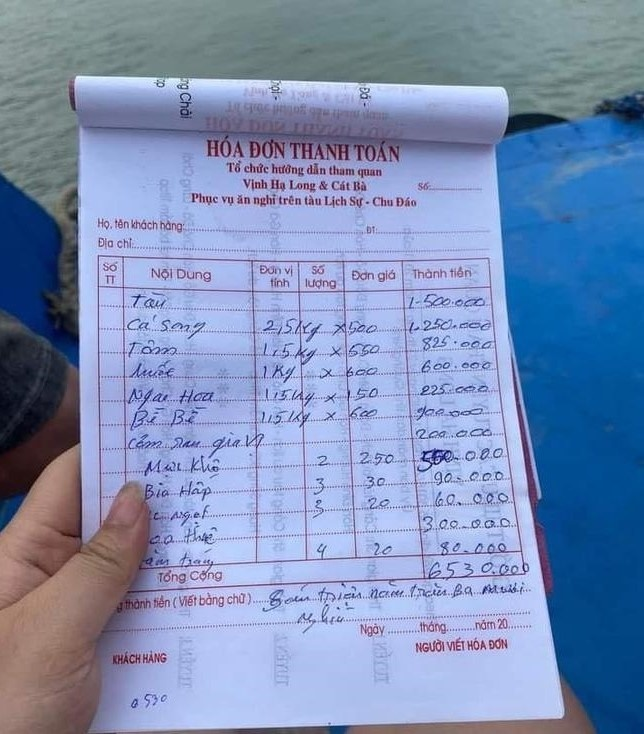
#> input picture src/ocr-spike/data/real/images/bill_real_01.jpg, 644 x 734 px
$ python -i preprocess.py   (imports and definitions only)
#> lines starting #> are read from the running program, lines starting #| are printed output that depends on the picture; after the words box and inside, x2 and y2 are one past the last pixel; in counts of white or black regions, pixels touching at a corner belong together
#> in prepare, img is the input picture: shape (734, 644, 3); mean B, G, R 181.6, 142.4, 123.5
"""Standard document clean-up before classic OCR: find the paper, flatten the
perspective, even out the light. Gemini gets the original photo."""
import cv2
import numpy as np


def order_corners(pts):
    pts = pts.reshape(4, 2).astype(np.float32)
    s, d = pts.sum(1), np.diff(pts, axis=1).ravel()
    return np.float32([pts[np.argmin(s)], pts[np.argmin(d)], pts[np.argmax(s)], pts[np.argmax(d)]])


def flatten_document(img):
    gray = cv2.cvtColor(img, cv2.COLOR_BGR2GRAY)
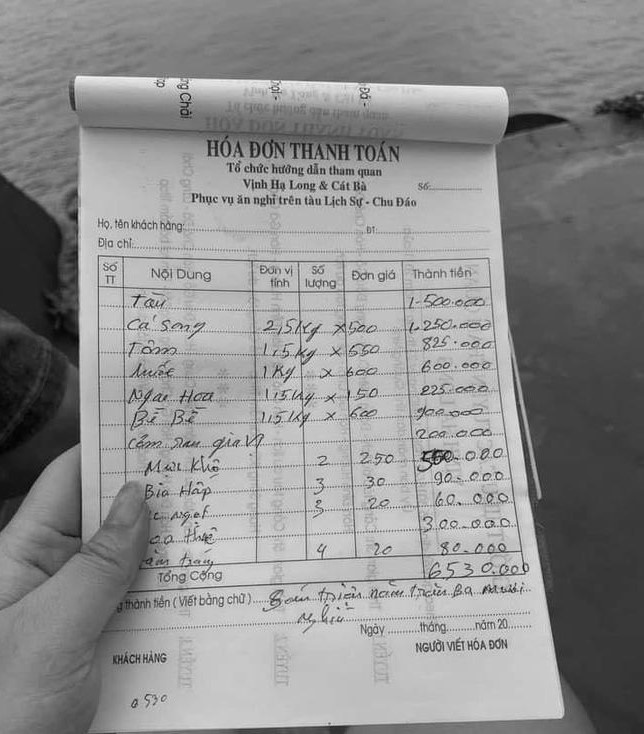
#> gray: shape (734, 644); min 2, max 250, mean 141.2
    blur = cv2.GaussianBlur(gray, (7, 7), 0)
    _, mask = cv2.threshold(blur, 0, 255, cv2.THRESH_BINARY + cv2.THRESH_OTSU)
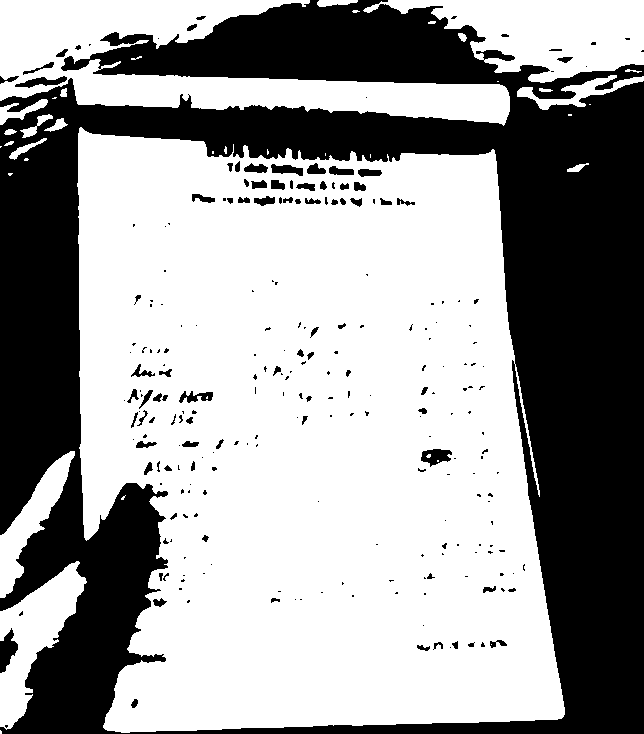
#> mask: shape (734, 644); 61.5% white; 244 black regions (161 under 20 px), largest, box (x1, y1, x2, y2) and area: (0, 0, 644, 734) 175331, (0, 628, 18, 673) 456, (421, 449, 452, 467) 345
    mask = cv2.morphologyEx(mask, cv2.MORPH_CLOSE, np.ones((25, 25), np.uint8))
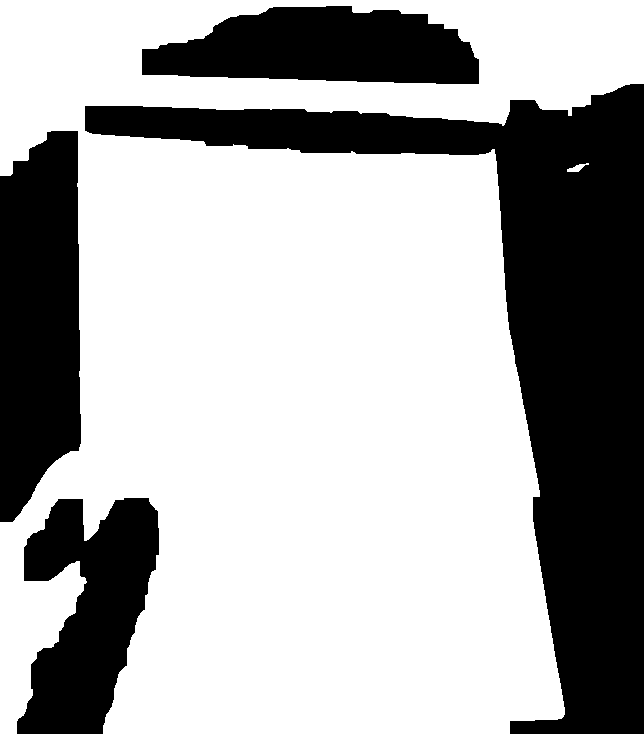
#> mask: shape (734, 644); 66.7% white; 4 black regions
    contours, _ = cv2.findContours(mask, cv2.RETR_EXTERNAL, cv2.CHAIN_APPROX_SIMPLE)
#> contours = 2 contours; box (x1, y1, x2, y2) and area: (0, 0, 644, 734) 332454, (567, 163, 589, 172) 70
    if not contours:
        return img
    page = max(contours, key=cv2.contourArea)
#> page = contour of 678 points, box (x1, y1, x2, y2) (0, 0, 644, 734), area 332454
    if cv2.contourArea(page) < 0.2 * img.shape[0] * img.shape[1]:
        return img
    quad = cv2.approxPolyDP(page, 0.02 * cv2.arcLength(page, True), True)
#> quad = contour of 10 points, box (x1, y1, x2, y2) (0, 0, 644, 734), area 360852
    if len(quad) != 4:
        quad = cv2.boxPoints(cv2.minAreaRect(page))
#> quad = [[643, 733], [6.1e-05, 733], [6.1e-05, 0], [643, 0]]
    tl, tr, br, bl = order_corners(quad)
#> in order_corners, `pts = pts.reshape(4, 2).astype(np.float32)`: pts has the same summary as quad in flatten_document
#> in order_corners, `s, d = pts.sum(1), np.diff(pts, axis=1).ravel()`: s = [1376, 733, 6.1e-05, 643]; d = [90, 733, -6.1e-05, -643]
#> tl = [6.1e-05, 0]; tr = [643, 0]; br = [643, 733]; bl = [6.1e-05, 733]
    w = int(max(np.linalg.norm(tr - tl), np.linalg.norm(br - bl)))
#> w = 642
    h = int(max(np.linalg.norm(bl - tl), np.linalg.norm(br - tr)))
#> h = 732
    m = cv2.getPerspectiveTransform(np.float32([tl, tr, br, bl]), np.float32([[0, 0], [w, 0], [w, h], [0, h]]))
#> m = [[0.998, 0, -6.09e-05], [0, 0.999, 0], [0, 0, 1]]
    return cv2.warpPerspective(img, m, (w, h))


def even_light(img):
    lab = cv2.cvtColor(img, cv2.COLOR_BGR2LAB)
#> lab: shape (732, 642, 3); mean of channels 0, 1, 2 150.6, 133.1, 106
    l, a, b = cv2.split(lab)
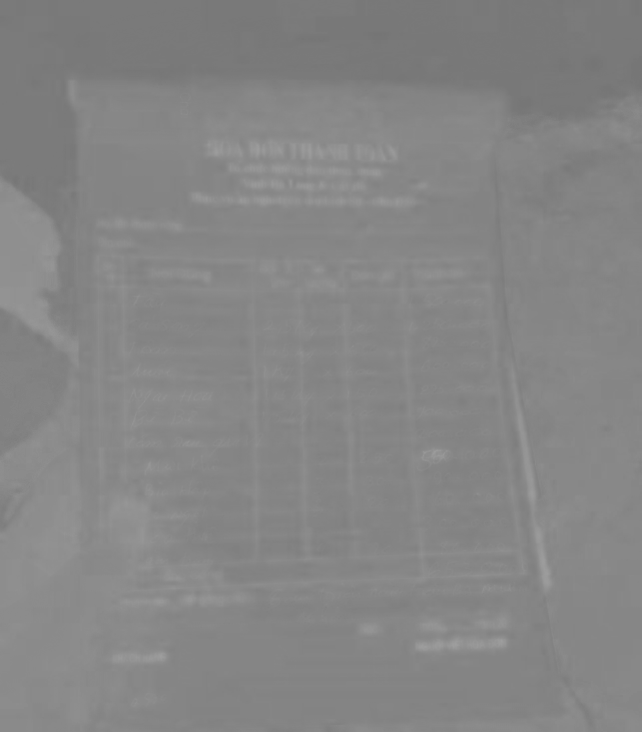
#> a: shape (732, 642); min 117, max 158, mean 133.1
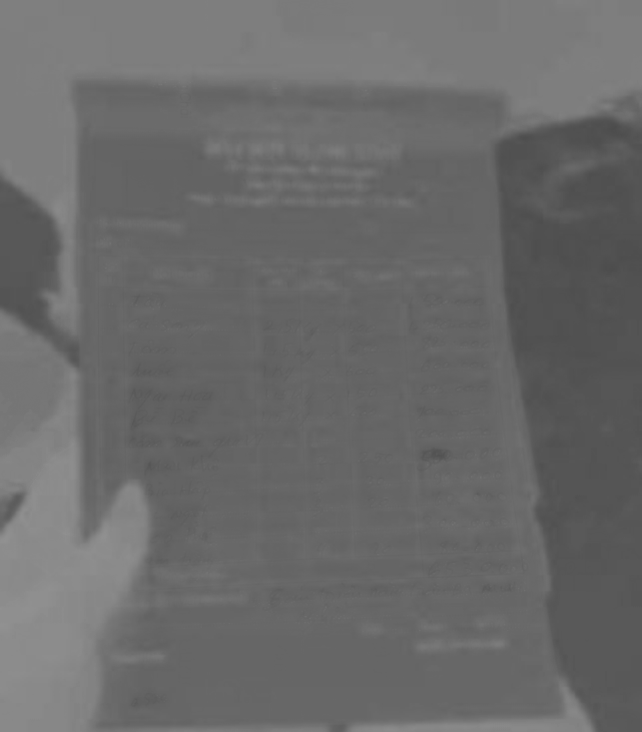
#> b: shape (732, 642); min 76, max 145, mean 106
    l = cv2.createCLAHE(clipLimit=2.0, tileGridSize=(8, 8)).apply(l)
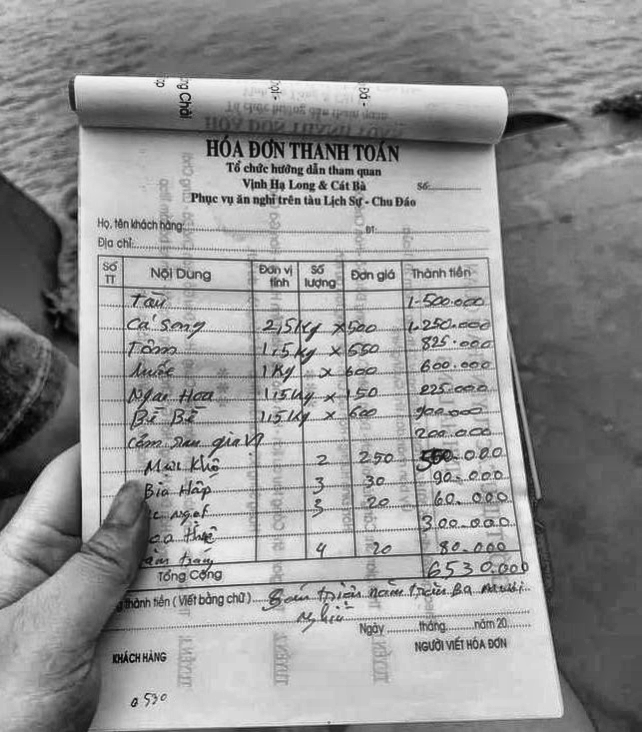
#> l: shape (732, 642); min 1, max 251, mean 148.5
    return cv2.cvtColor(cv2.merge([l, a, b]), cv2.COLOR_LAB2BGR)
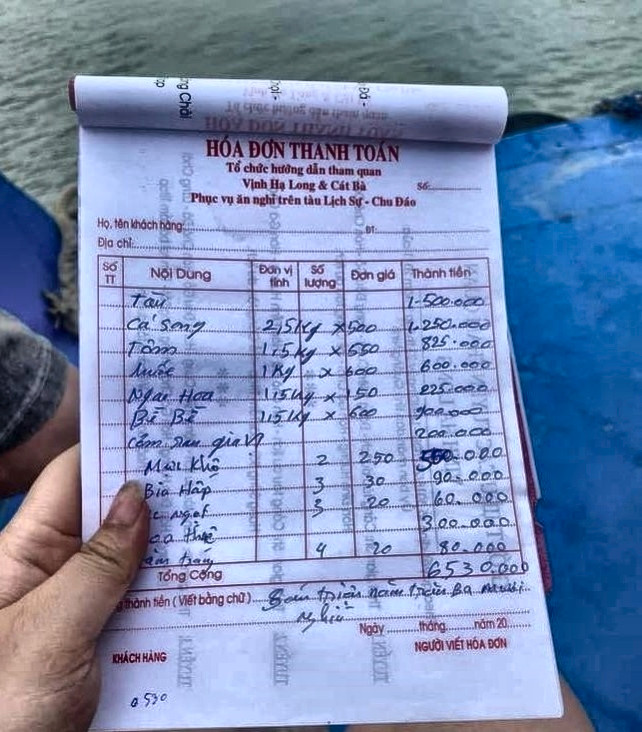
#> returned value: shape (732, 642, 3); mean B, G, R 179.3, 141.1, 122.9


def prepare(src_path, dst_path):
    img = cv2.imread(str(src_path))
    out = even_light(flatten_document(img))
    cv2.imwrite(str(dst_path), out, [cv2.IMWRITE_JPEG_QUALITY, 95])

>>> result = prepare('data/real/images/bill_real_01.jpg', 'out.png')

$ run again, on src/ocr-spike/data/real/images/bill_real_03.jpg
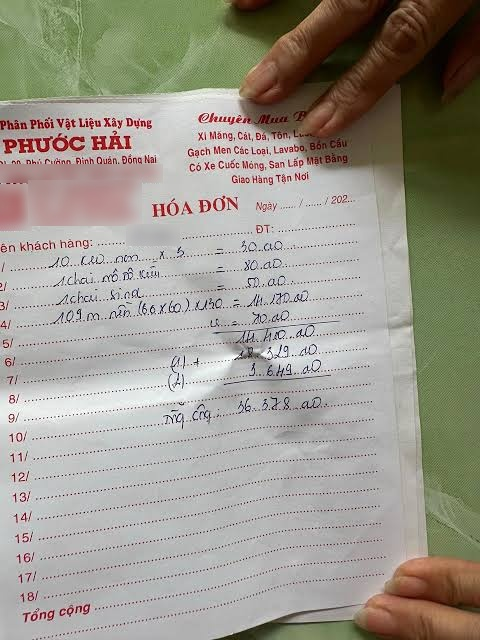
#> input picture src/ocr-spike/data/real/images/bill_real_03.jpg, 480 x 640 px
#> in prepare, img is the input picture: shape (640, 480, 3); mean B, G, R 140.6, 151.4, 155.7
#> in flatten_document, `mask = cv2.morphologyEx(mask, cv2.MORPH_CLOSE, np.ones((25, 25), np.ui..`:
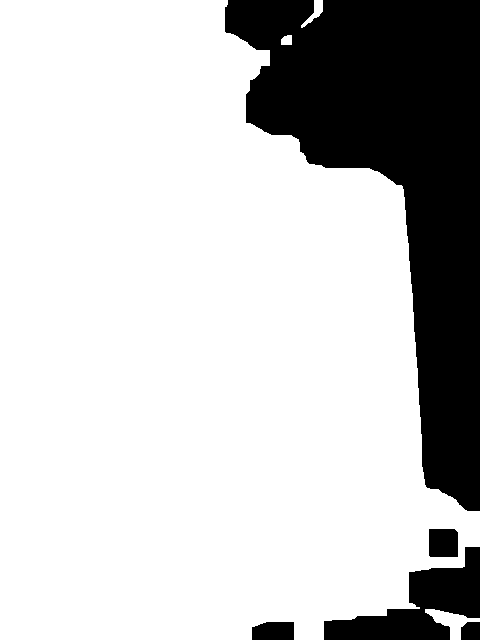
#> mask: shape (640, 480); 78.1% white; 5 black regions
#> contours = 4 contours; box (x1, y1, x2, y2) and area: (0, 0, 480, 640) 238680, (425, 609, 480, 640) 595, (301, 0, 323, 28) 176, (281, 35, 292, 45) 80
#> page = contour of 236 points, box (x1, y1, x2, y2) (0, 0, 480, 640), area 238680
#> in flatten_document, `quad = cv2.approxPolyDP(page, 0.02 * cv2.arcLength(page, True), True)`: quad = [[0, 0], [0, 639], [419, 608], [479, 511], [424, 484], [402, 186], [245, 122], [227, 0]]
#> in flatten_document, `quad = cv2.boxPoints(cv2.minAreaRect(page))`: quad = [[479, 639], [-1.96e-14, 639], [0, 0], [479, 0]]
#> s = [1118, 639, 0, 479]; d = [160, 639, 0, -479]
#> tl = [0, 0]; tr = [479, 0]; br = [479, 639]; bl = [-1.96e-14, 639]
#> w = 479
#> h = 639
#> m = [[1, 3.06e-17, 0], [0, 1, 0], [0, -1.22e-19, 1]]
#> lab: shape (639, 479, 3); mean of channels 0, 1, 2 158.7, 128.1, 134.9
#> in even_light, `return cv2.cvtColor(cv2.merge([l, a, b]), cv2.COLOR_LAB2BGR)`:
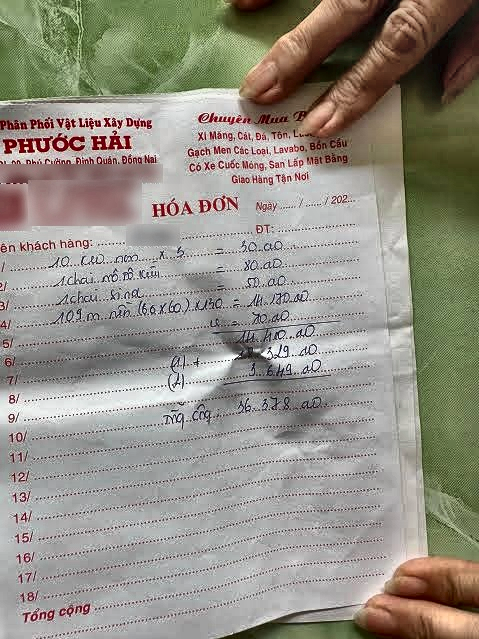
#> returned value: shape (639, 479, 3); mean B, G, R 133.1, 143.8, 148.2

$ run again, on src/ocr-spike/data/real/images/bill_real_04.jpg
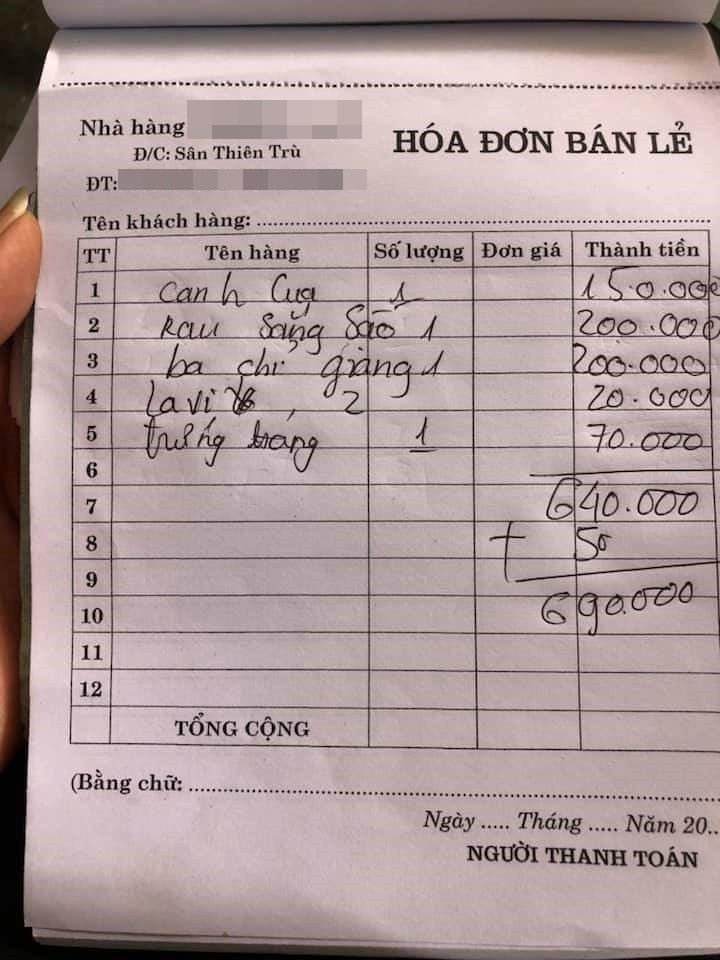
#> input picture src/ocr-spike/data/real/images/bill_real_04.jpg, 720 x 960 px
#> in prepare, img is the input picture: shape (960, 720, 3); mean B, G, R 156.9, 156.1, 174.3
#> contours = 4 contours, 1 with area under 20; largest, box (x1, y1, x2, y2) and area: (0, 36, 720, 960) 616588, (0, 679, 2, 714) 31, (122, 0, 151, 2) 28
#> page = contour of 204 points, box (x1, y1, x2, y2) (0, 36, 720, 960), area 616588
#> quad = [[719, 36], [50, 48], [32, 899], [719, 959]]
#> s = [755, 98, 931, 1678]; d = [-683, -2, 867, 240]
#> tl = [50, 48]; tr = [719, 36]; br = [719, 959]; bl = [32, 899]
#> w = 689
#> h = 923
#> m = [[1.12, 0.0238, -57.35], [0.0201, 1.12, -54.91], [0.000125, 3.45e-05, 1]]
#> lab: shape (923, 689, 3); mean of channels 0, 1, 2 178, 134.9, 129.5
#> in even_light, `l = cv2.createCLAHE(clipLimit=2.0, tileGridSize=(8, 8)).apply(l)`:
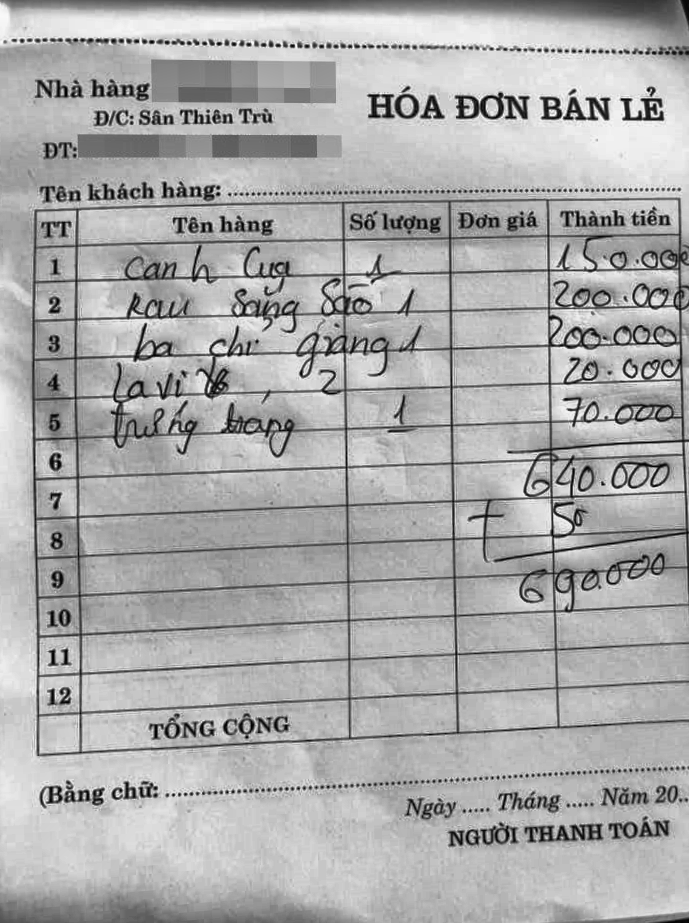
#> l: shape (923, 689); min 1, max 251, mean 170.9
